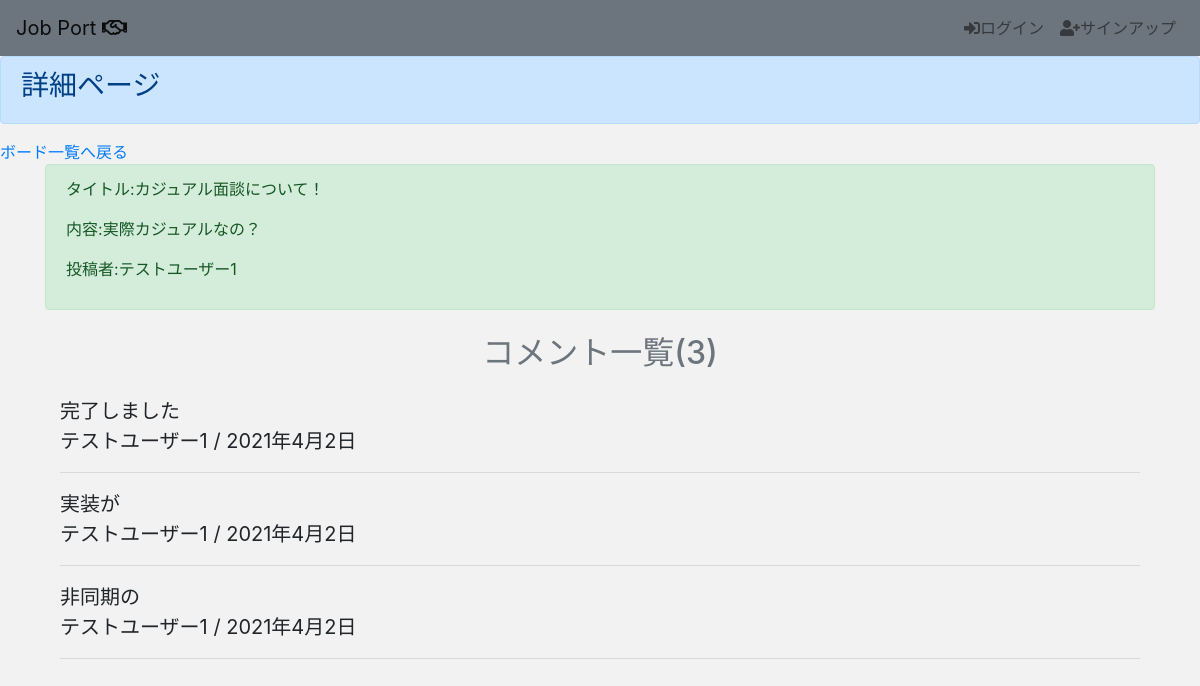
The page /jpapp/boards/2/ on the database its author committed.
### jpapp/models.py (models this page shows, shortened)
class Board(models.Model):
    board_title = models.CharField(max_length=100)
    board_content = models.TextField()
    user = models.ForeignKey(User, on_delete=models.CASCADE)

class Comment(models.Model):
   text = models.TextField('コメント')
   board = models.ForeignKey(Board, on_delete=models.CASCADE, related_name='comments')
   user = models.ForeignKey(User, on_delete=models.CASCADE)
   created_at = models.DateTimeField('投稿日', default=timezone.now)

### jpapp/views.py (the view)
# urls.py: path('boards/<int:pk>/', boards_detail, name='boards_detail'),
def boards_detail(request, pk):
    board = get_object_or_404(Board, id=pk)
    comments = Comment.objects.filter(board=board).order_by('-created_at')
    if request.method == "POST":
        form = CommentForm(request.POST or None)
        if form.is_valid():
            text = request.POST.get('text')
            comment = Comment.objects.create(board=board, user=request.user, text=text)
            comment.save()
    else:
        form = CommentForm()
    context = {
        'board': board,
        'comments': comments,
        'form': form,
    }
    if request.is_ajax():
       html = render_to_string('jpapp/comment.html', context, request=request )
       return JsonResponse({'form': html})
    return render(request, 'jpapp/boards/detail.html', {'board': board, 'form': form, 'comments': comments})

### templates/jpapp/boards/detail.html
{% extends "jpapp/base.html" %}
{% block content %}
<div class="alert alert-primary" role="alert">
    <h3>詳細ページ</h3>
</div>
<a href="{% url 'jpapp:boards_list' %}">ボード一覧へ戻る</a>
<div class="container">
  <div class="alert alert-success" role="alert">
    <p>タイトル:{{ board.board_title }}</p>
    <p>内容:{{ board.board_content }}</p>
    <p>投稿者:{{ board.user }}</p>
  </div>
  <div class="main-comment-section">
    {% include 'jpapp/comment.html' %}
   </div>
</div>
{% endblock %}

### templates/jpapp/comment.html (shortened to what this page needs)
<div class="container">
  <h2 class="text-center text-secondary my-4">コメント一覧({{comments.count}})</h2>
  {% for comment in comments %}
    <blockquote class="blockquote blockquote-reverse" id="boards">
      <p class="mb-0">{{comment.text }}</p>
      <p>{{ comment.user.username }} / {{comment.created_at|date:"Y年n月j日"}}
    </blockquote>
  <hr>
  {% empty %}
    <p class="text-secondary text-center">コメントはありません。</p>
  {% endfor %}
  </div>

### static/jpapp/custom.css (style rules this page uses)
body { background-color: #F2F2F2; }

### rows shown on the page
Board: board_title "カジュアル面談について！", board_content "実際カジュアルなの？", user "テストユーザー1"
Comment: text "完了しました", user.username "テストユーザー1", created_at "2021年4月2日"
Comment: text "実装が", user.username "テストユーザー1", created_at "2021年4月2日"
Comment: text "非同期の", user.username "テストユーザー1", created_at "2021年4月2日"

### other values the page prints
{{ comments.count }} "3"
